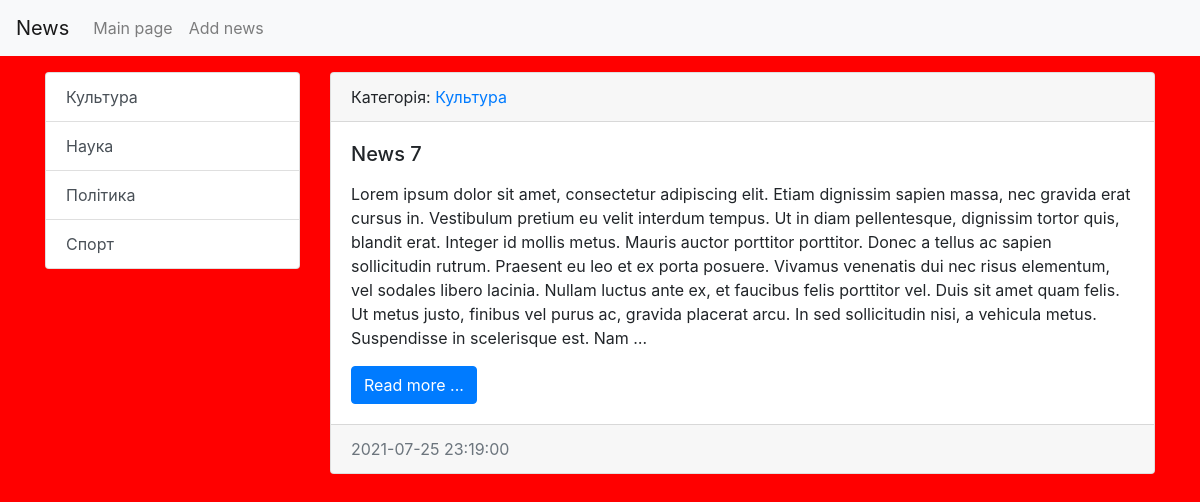
The page /category/1/ on the database as committed earlier.
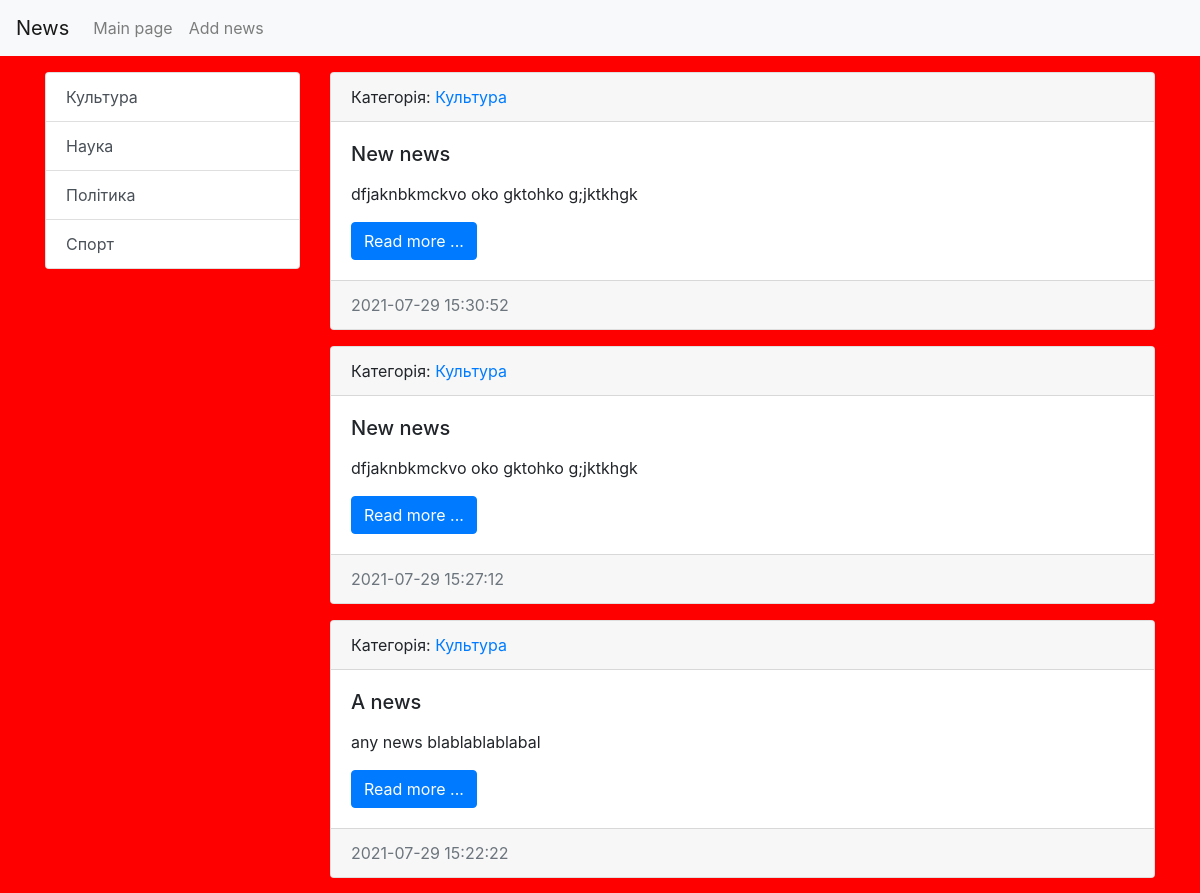
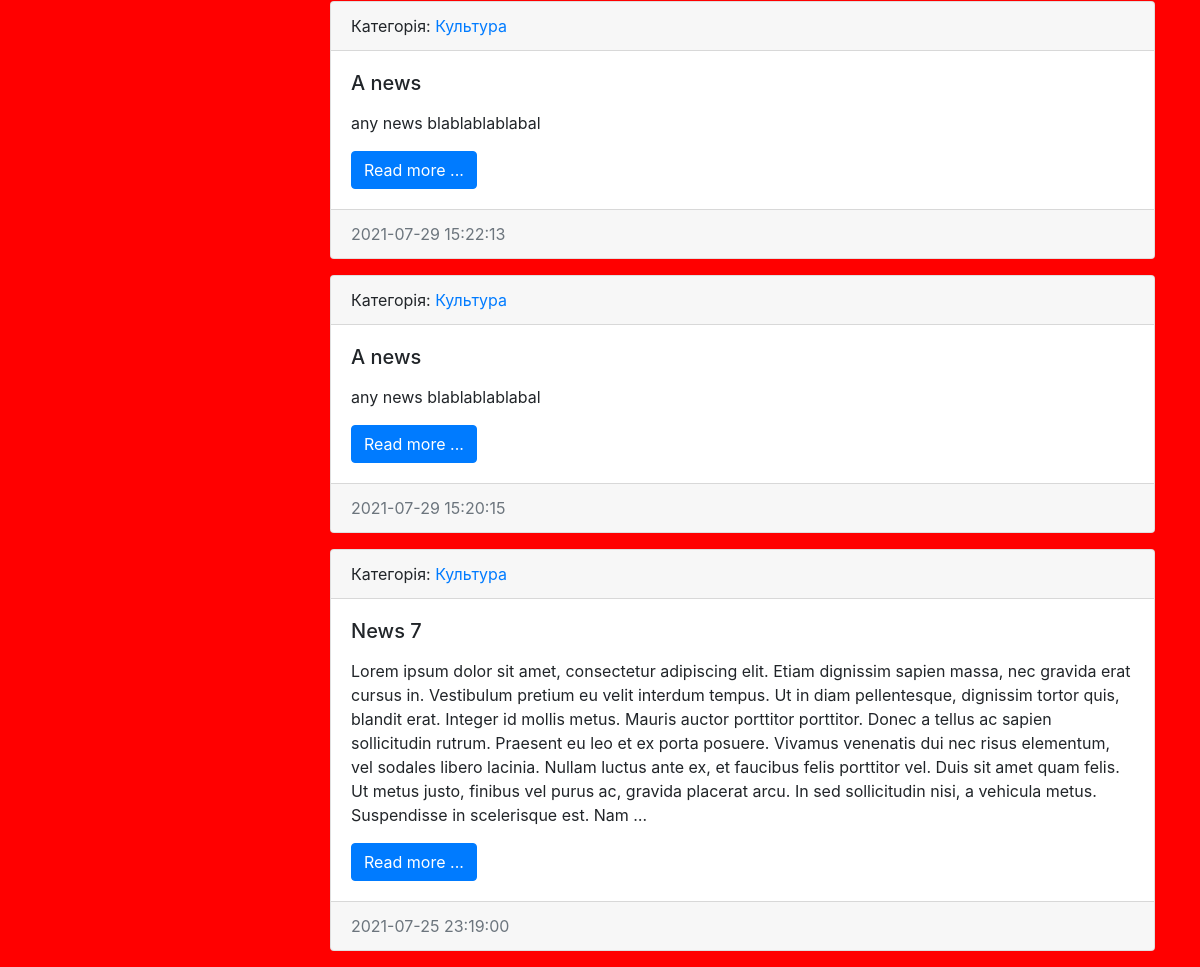
The same page on the database as committed later (2 pictures, top to bottom).
### news/models.py (models this page shows, shortened)
class Category(models.Model):
    title = models.CharField(max_length=150, db_index=True, verbose_name='Category name')
    def __str__(self):
        return self.title
    def get_absolute_url(self):
        return reverse('category', kwargs = {"category_id": self.pk})
    class Meta:
        verbose_name = 'Категорія'
        verbose_name_plural = 'Категорії'
        ordering = ['title']

class News(models.Model):
    title = models.CharField(max_length=150, verbose_name = 'Name of article')
    content = models.TextField(blank=True)
    created_at = models.DateTimeField(auto_now_add=True, verbose_name='Publish date')
    updated_at = models.DateTimeField(auto_now=True, verbose_name='Update date')
    photo = models.ImageField(upload_to='photos/%y/%m/%d/', blank=True)
    is_published = models.BooleanField(default=True, verbose_name='Is published?')                      # is_published = 1
    category = models.ForeignKey('Category', on_delete=models.PROTECT, null=True, blank=True)
    def get_absolute_url(self):
        return reverse('view_news', kwargs = {"news_id": self.pk})
    class Meta:
        verbose_name = 'Новина'         # singular name of table
        verbose_name_plural = 'Новини'   # plural name
        ordering = ['-created_at']

### news/views.py (the view)
# urls.py: path('category/<int:category_id>/', get_category, name = 'category'),
def get_category(request, category_id):
    news = News.objects.filter(category_id = category_id)
    category = Category.objects.get(pk = category_id)
    context = {
        'news': news,
        'category': category
    }
    return render(request,'news/category.html', context)

### news/templatetags/news_tags.py (called while the page is built)
@register.inclusion_tag('news/list_categories.html')
def show_categories():
    categories = Category.objects.all()
    context = {
        'categories': categories
    }
    return context

### news/templates/news/category.html (shortened to what this page needs)
{% extends 'base.html' %}
{% block sidebar %}
    {% include 'inc/_sidebar.html' %}
{% endblock %}
{% block content %}
    {% for item in news %}
        <div class="card mb-3">
            <div class="card-header">
                Категорія: <a href="{% url 'category' item.category.pk %}">{{ item.category }}</a>
            </div>
            <div class="card-body">
                <div class="media">
                    <div class="media-body">
                        <h5 class="card-title">{{ item.title }}</h5>
                        <p class="card-text">{{ item.content|linebreaks|truncatewords:100 }}</p>
                        <a href="{{ item.get_absolute_url }}" class="btn btn-primary">Read more ...</a>
                    </div>
                </div>
            </div>
            <div class="card-footer text-muted">
                {{ item.created_at|date:"Y-m-d H:i:s" }}
            </div>
        </div>
    {% endfor %}
{% endblock %}

### templates/base.html (shortened to what this page needs)
{% load static %}
<!DOCTYPE html>
<html lang="en">
<head>
    <link rel="stylesheet" href="{% static 'bootstrap/css/bootstrap.min.css' %} ">
    <link rel="stylesheet" href="{% static 'css/style.css' %}"/>
</head>
<body>
    {% include 'inc/_nav.html' %}
    <div class="container mt-3">
        <div class="row">
            <div class="col-md-3">
                {% block sidebar %} {% endblock %}
            </div>
             <div class="col-md-9">
                {% block content %} {% endblock %}
             </div>
        </div>
    </div>
</body>
</html>

### templates/inc/_nav.html (shortened to what this page needs)
<nav class="navbar navbar-expand-lg navbar-light bg-light">
    <a href="{% url 'index' %}" class="navbar-brand">News</a>
    <div class="collapse navbar-collapse" id="navbarSupportedContent">
        <ul class="navbar-nav mr-auto">
            <li class="nav-item">
                <a href="{% url 'index' %}" class="nav-link">Main page</a>
            </li>
            <li class="nav-item">
                <a href="{% url 'add_news' %}" class="nav-link">Add news</a>
            </li>
        </ul>
    </div>
</nav>

### templates/inc/_sidebar.html (shortened to what this page needs)
{% load news_tags %}
{% show_categories %}

### news/templates/news/list_categories.html
<div class="list-group">
    {% for item in categories %}
        <a href="{{ item.get_absolute_url }}" class="list-group-item list-group-item-action">
            {{ item.title }}
        </a>
    {% endfor %}
</div>

### news_site/static/css/style.css (style rules this page uses)
body { background-color: red; }

Rows that differ between the two databases and show on the page:
added News: category "Культура", title "New news", content "dfjaknbkmckvo oko gktohko g;jktkhgk", created_at "2021-07-29 15:30:52"
added News: category "Культура", title "New news", content "dfjaknbkmckvo oko gktohko g;jktkhgk", created_at "2021-07-29 15:27:12"
added News: category "Культура", title "A news", content "any news blablablablabal", created_at "2021-07-29 15:22:22"
added News: category "Культура", title "A news", content "any news blablablablabal", created_at "2021-07-29 15:22:13"
added News: category "Культура", title "A news", content "any news blablablablabal", created_at "2021-07-29 15:20:15"
